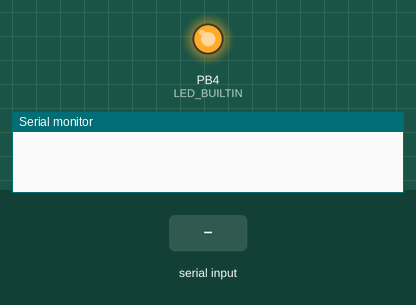
Recording of a sketch running on a simulated STM32 Black Pill. On the bench: output pins drawn as LEDs (lit = HIGH), the last lines printed to the serial monitor. Dashed ring = blinking. Inputs (shaded band) come from the test bench. Pins used as bus, display or sensor lines are not drawn.

Above: at 0.1 s.
At 2.2 s:
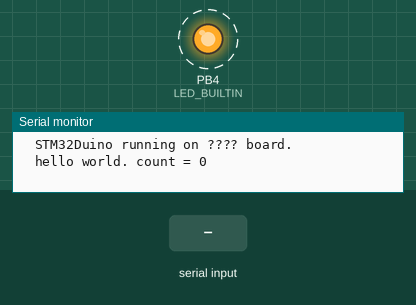
2.3 s: "1" received over Serial
Timing chart, 0 to 11.3 s (numbered marks = the images above; inputs shaded):
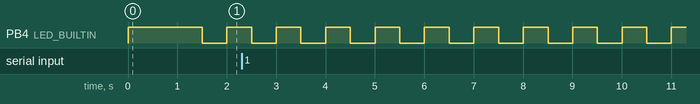

Measured:
- by itself, PB4 (LED_BUILTIN): alternates HIGH for 0.50 s and LOW for 0.50 s

The sketch:

F1F4_2102_USBSerial.ino
```cpp
/*
  STM32F USB Serial demo.
*/
//#include <USBSerial.h>

//#define  BOARD_TYPE_2102_F1
#define  BOARD_TYPE_2102_F4
//#define  BOARD_TYPE_1303_F1
//#define  BOARD_TYPE_MB-STM32F103_F1

#if  defined( BOARD_TYPE_2102_F1 )  // 2102 STM32F103RET
  #undef  LED_BUILTIN
  #define  LED_BUILTIN  PB4
  #define  USB_POWER_ON PA8
  #define  USB_POWER_ON_LEVEL HIGH
#elif  defined( BOARD_TYPE_2102_F4 )  // STM32F401RCT
  #undef  LED_BUILTIN
  #define  LED_BUILTIN  PB4
  #define  USB_POWER_ON PA15
  #define  USB_POWER_ON_LEVEL HIGH
#elif  defined( BOARD_TYPE_1303_F1 )  // 1303 PIXIS
  #undef  LED_BUILTIN
  #define  LED_BUILTIN  PB7
  #define  USB_POWER_ON PE1
  #define  USB_POWER_ON_LEVEL HIGH
#elif  defined( BOARD_TYPE_MB-STM32F103_F1 )  // MB-STM32F103
  #undef  LED_BUILTIN
  #define  LED_BUILTIN  PB7
  #define  USB_POWER_ON PC13
  #define  USB_POWER_ON_LEVEL LOW
#endif  /* defined( BOARD_TYPE_2102_F1 ) */

//#define  stdout  SerialUSB
#define  stdout  Serial

uint32_t blinkTime,messageTime;

void setup()
{
  // initialize digital pin LED_BUILTIN as an output.
  pinMode( LED_BUILTIN, OUTPUT );
  digitalWrite( LED_BUILTIN, LOW );

  pinMode( USB_POWER_ON, OUTPUT );
  digitalWrite( USB_POWER_ON, USB_POWER_ON_LEVEL );

  stdout.begin();
  digitalWrite( LED_BUILTIN, HIGH );
  delay( 1 * 1000UL );
  stdout.println( "  STM32Duino running on ???? board." );

  blinkTime = millis();
  messageTime = millis();
}

int count;
void loop()
{
  if( (millis() - blinkTime) >= 500UL )
  {
    blinkTime = millis();
    digitalWrite( LED_BUILTIN, digitalRead( LED_BUILTIN ) == HIGH ? LOW : HIGH );
  }

#if 1
  if( (millis() - messageTime) >= 1000UL )
  {
    messageTime = millis();
    stdout.print( "  hello world. count = " );
    stdout.println( count++, DEC );
  }
#endif

  int num;
  if( (num = stdout.available()) > 0  )
  {
    uint8_t buf[ num ];
    stdout.readBytes( (char *)buf, num );
    stdout.write( (const uint8_t *)buf, num );
    stdout.flush();
  }
}
```
